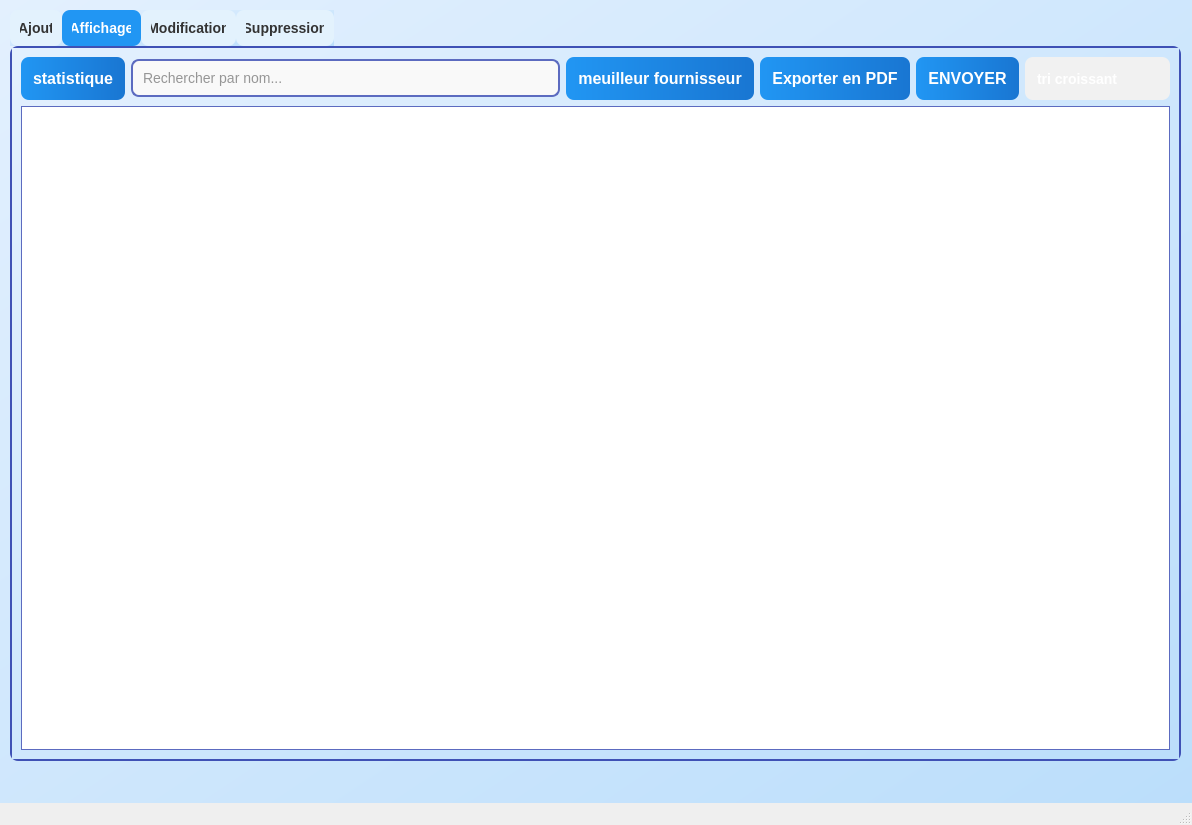
<?xml version="1.0" encoding="UTF-8"?>
<ui version="4.0">
 <class>MainWindowF</class>
 <widget class="QMainWindow" name="MainWindowF">
  <property name="geometry">
   <rect>
    <x>0</x>
    <y>0</y>
    <width>1192</width>
    <height>825</height>
   </rect>
  </property>
  <property name="windowTitle">
   <string>MainWindow</string>
  </property>
  <widget class="QWidget" name="centralwidget">
   <property name="styleSheet">
    <string notr="true">
       QWidget {
         background-color: qlineargradient(spread:pad, x1:0, y1:0, x2:1, y2:1, stop:0 #E3F0FE, stop:1 #BBDEFB);
         font-family: Arial, sans-serif;
         font-size: 14px;
       }

       QLineEdit {
         border: 2px solid #5c6bc0;
         border-radius: 8px;
         padding: 8px;
         background-color: #f9f9f9;
         color: #333;
         font-size: 14px;

       }

       QLineEdit:focus {
         border: 2px solid #3f51b5;
         background-color: #e8eaf6;

       }

       QPushButton {
         background: qlineargradient(spread:pad, x1:0, y1:0, x2:1, y2:0, stop:0 #2196F3, stop:1 #1976D2);
         color: white;
         border-radius: 8px;
         padding: 12px;
         font-size: 16px;
         font-weight: bold;
         border: none;


       }

       QPushButton:hover {
         background: #1976D2;

       }

       QPushButton:pressed {
         background: #0D47A1;

       }

       QPushButton:disabled {
         background: #BBDEFB;
         color: #757575;
         ;
       }

       QTabWidget::pane {
         border: 2px solid #3f51b5;
         border-radius: 8px;
         background: #ffffff;
       }

       QTabBar::tab {
         background: #e3f2fd;
         padding: 10px;
         border-radius: 8px 8px 0 0;
         color: #333;
         font-weight: bold;
       }

       QTabBar::tab:selected {
         background: #2196F3;
         color: white;
       }
       QTableView {
           border: 1px solid #5c6bc0;
           gridline-color: #5c6bc0;
           background-color: #ffffff;
           color: black;
           selection-background-color: #1976D2;
           selection-color: black; /* Texte en blanc quand sélectionné */
       }



       QComboBox {
         background-color: #f1f1f1;
         border: 2px solid #5c6bc0;
         border-radius: 8px;
         padding: 5px;
         font-size: 14px;
       }

       QTableWidget {
         border: 1px solid #5c6bc0;
         gridline-color: #5c6bc0;
         background-color: #ffffff;
       }

       QTableWidget::item {
         padding: 5px;
       }

       QTableWidget::item:selected {
         background-color: #1976D2;
         color: black;
       }
     </string>
   </property>
   <widget class="QTabWidget" name="tabWidget">
    <property name="geometry">
     <rect>
      <x>10</x>
      <y>10</y>
      <width>1171</width>
      <height>751</height>
     </rect>
    </property>
    <property name="styleSheet">
     <string notr="true"/>
    </property>
    <property name="currentIndex">
     <number>1</number>
    </property>
    <widget class="QWidget" name="tabAjout_2">
     <attribute name="title">
      <string>Ajout</string>
     </attribute>
     <layout class="QVBoxLayout" name="layoutAjout_3">
      <item>
       <layout class="QVBoxLayout" name="verticalLayout_5">
        <property name="sizeConstraint">
         <enum>QLayout::SizeConstraint::SetMaximumSize</enum>
        </property>
        <item>
         <layout class="QHBoxLayout" name="horizontalLayout_3">
          <property name="spacing">
           <number>5</number>
          </property>
          <item>
           <widget class="QPushButton" name="r1">
            <property name="maximumSize">
             <size>
              <width>70</width>
              <height>16777215</height>
             </size>
            </property>
            <property name="text">
             <string>retour</string>
            </property>
           </widget>
          </item>
          <item>
           <widget class="QLabel" name="label_8">
            <property name="maximumSize">
             <size>
              <width>16777215</width>
              <height>50</height>
             </size>
            </property>
            <property name="styleSheet">
             <string notr="true">font-size: 16pt;
color: rgb(0, 0, 0);
font-family: &quot;Arial Rounded MT&quot;</string>
            </property>
            <property name="text">
             <string>                                                    L'ajout D'un Fournisseur</string>
            </property>
           </widget>
          </item>
         </layout>
        </item>
        <item>
         <widget class="QLabel" name="label_9">
          <property name="maximumSize">
           <size>
            <width>16777215</width>
            <height>30</height>
           </size>
          </property>
          <property name="styleSheet">
           <string notr="true">color: rgb(31, 139, 231);</string>
          </property>
          <property name="text">
           <string>ID</string>
          </property>
         </widget>
        </item>
        <item>
         <widget class="QLineEdit" name="lineEdit_Id">
          <property name="maximumSize">
           <size>
            <width>16777215</width>
            <height>50</height>
           </size>
          </property>
          <property name="readOnly">
           <bool>false</bool>
          </property>
         </widget>
        </item>
        <item>
         <widget class="QLabel" name="label">
          <property name="maximumSize">
           <size>
            <width>16777215</width>
            <height>30</height>
           </size>
          </property>
          <property name="styleSheet">
           <string notr="true">color: rgb(31, 143, 235);</string>
          </property>
          <property name="text">
           <string>Nom</string>
          </property>
         </widget>
        </item>
        <item>
         <widget class="QLineEdit" name="lineEdit_Nom">
          <property name="maximumSize">
           <size>
            <width>16777215</width>
            <height>50</height>
           </size>
          </property>
         </widget>
        </item>
        <item>
         <widget class="QLabel" name="label_10">
          <property name="maximumSize">
           <size>
            <width>16777215</width>
            <height>30</height>
           </size>
          </property>
          <property name="styleSheet">
           <string notr="true">color: rgb(31, 143, 236);</string>
          </property>
          <property name="text">
           <string>num de télephone</string>
          </property>
         </widget>
        </item>
        <item>
         <widget class="QLineEdit" name="lineEdit_NumTel">
          <property name="maximumSize">
           <size>
            <width>16777215</width>
            <height>50</height>
           </size>
          </property>
         </widget>
        </item>
        <item>
         <widget class="QLabel" name="label_11">
          <property name="maximumSize">
           <size>
            <width>16777215</width>
            <height>30</height>
           </size>
          </property>
          <property name="styleSheet">
           <string notr="true">color: rgb(31, 143, 236);</string>
          </property>
          <property name="text">
           <string>type de service</string>
          </property>
         </widget>
        </item>
        <item>
         <widget class="QComboBox" name="comboBox_TypeService_2">
          <property name="maximumSize">
           <size>
            <width>16777215</width>
            <height>50</height>
           </size>
          </property>
          <property name="styleSheet">
           <string notr="true">
color: rgb(31, 141, 234);</string>
          </property>
          <item>
           <property name="text">
            <string/>
           </property>
          </item>
          <item>
           <property name="text">
            <string>Transporteur</string>
           </property>
          </item>
          <item>
           <property name="text">
            <string>logistique</string>
           </property>
          </item>
          <item>
           <property name="text">
            <string>informatique</string>
           </property>
          </item>
          <item>
           <property name="text">
            <string> maintenance et réparation</string>
           </property>
          </item>
          <item>
           <property name="text">
            <string>sécurité</string>
           </property>
          </item>
          <item>
           <property name="text">
            <string>Ressource Humaine et formation</string>
           </property>
          </item>
         </widget>
        </item>
        <item>
         <widget class="QPushButton" name="btnAjouter">
          <property name="text">
           <string>Ajouter</string>
          </property>
         </widget>
        </item>
       </layout>
      </item>
     </layout>
    </widget>
    <widget class="QWidget" name="tabAffichage_2">
     <attribute name="title">
      <string>Affichage</string>
     </attribute>
     <layout class="QVBoxLayout" name="verticalLayout_6">
      <item>
       <layout class="QHBoxLayout" name="horizontalLayout_4">
        <item>
         <widget class="QPushButton" name="btnStatistiques">
          <property name="text">
           <string>statistique</string>
          </property>
         </widget>
        </item>
        <item>
         <widget class="QLineEdit" name="btnRechercher">
          <property name="placeholderText">
           <string>Rechercher par nom...</string>
          </property>
         </widget>
        </item>
        <item>
         <widget class="QPushButton" name="btnMeilleurFournisseur">
          <property name="text">
           <string>meuilleur fournisseur</string>
          </property>
         </widget>
        </item>
        <item>
         <widget class="QPushButton" name="btnExporterPDF">
          <property name="text">
           <string>Exporter en PDF</string>
          </property>
         </widget>
        </item>
        <item>
         <widget class="QPushButton" name="btnEnvoyerSMS">
          <property name="text">
           <string>ENVOYER</string>
          </property>
         </widget>
        </item>
        <item>
         <widget class="QComboBox" name="comboBox_Tri">
          <property name="maximumSize">
           <size>
            <width>16777215</width>
            <height>70</height>
           </size>
          </property>
          <property name="styleSheet">
           <string notr="true">
              /* Fond dégradé bleu, coins arrondis et texte blanc */
              QComboBox#comboBox_Tri {
                background: qlineargradient(x1:0, y1:0, x2:1, y2:0,
                                            stop:0 #2196F3, stop:1 #1976D2);
                color: white;
                padding: 6px 12px;
                border: none;
                border-radius: 8px;
                font-weight: bold;
              }
              /* Suppression de la bordure gauche du dropdown */
              QComboBox#comboBox_Tri::drop-down {
                subcontrol-origin: padding;
                subcontrol-position: top right;
                width: 20px;
                border-left: none;
              }
              /* Style de la liste déroulante */
              QComboBox#comboBox_Tri QAbstractItemView {
                background: white;
                color: black;
                selection-background-color: #1976D2;
                selection-color: white;
              }
            </string>
          </property>
          <item>
           <property name="text">
            <string>tri croissant</string>
           </property>
          </item>
          <item>
           <property name="text">
            <string>tri décroissant</string>
           </property>
          </item>
         </widget>
        </item>
       </layout>
      </item>
      <item>
       <layout class="QVBoxLayout" name="chartLayout_2">
        <item>
         <widget class="QTableView" name="tableView_Fournisseurs">
          <property name="maximumSize">
           <size>
            <width>16777215</width>
            <height>16777215</height>
           </size>
          </property>
          <property name="iconSize">
           <size>
            <width>0</width>
            <height>0</height>
           </size>
          </property>
          <attribute name="horizontalHeaderMinimumSectionSize">
           <number>100</number>
          </attribute>
          <attribute name="horizontalHeaderDefaultSectionSize">
           <number>200</number>
          </attribute>
         </widget>
        </item>
       </layout>
      </item>
     </layout>
    </widget>
    <widget class="QWidget" name="tabModification_2">
     <attribute name="title">
      <string>Modification</string>
     </attribute>
     <widget class="QWidget" name="layoutWidget">
      <property name="geometry">
       <rect>
        <x>19</x>
        <y>17</y>
        <width>1031</width>
        <height>661</height>
       </rect>
      </property>
      <layout class="QVBoxLayout" name="verticalLayout_7">
       <property name="sizeConstraint">
        <enum>QLayout::SizeConstraint::SetMaximumSize</enum>
       </property>
       <item>
        <widget class="QLabel" name="label_13">
         <property name="maximumSize">
          <size>
           <width>16777215</width>
           <height>50</height>
          </size>
         </property>
         <property name="styleSheet">
          <string notr="true">font-size: 16pt;
color: rgb(0, 0, 0);
font-family: &quot;Arial Rounded MT&quot;</string>
         </property>
         <property name="text">
          <string>                                            Modification D'un Fournisseur</string>
         </property>
        </widget>
       </item>
       <item>
        <widget class="QLabel" name="label_14">
         <property name="maximumSize">
          <size>
           <width>16777215</width>
           <height>30</height>
          </size>
         </property>
         <property name="styleSheet">
          <string notr="true">color: rgb(31, 139, 231);</string>
         </property>
         <property name="text">
          <string>ID</string>
         </property>
        </widget>
       </item>
       <item>
        <widget class="QComboBox" name="comboBox_IdModif">
         <property name="maximumSize">
          <size>
           <width>16777215</width>
           <height>50</height>
          </size>
         </property>
         <property name="styleSheet">
          <string notr="true">color: rgb(31, 143, 236);</string>
         </property>
         <property name="currentIndex">
          <number>-1</number>
         </property>
        </widget>
       </item>
       <item>
        <widget class="QLabel" name="label_2">
         <property name="maximumSize">
          <size>
           <width>16777215</width>
           <height>30</height>
          </size>
         </property>
         <property name="styleSheet">
          <string notr="true">color: rgb(31, 143, 235);</string>
         </property>
         <property name="text">
          <string>Nom</string>
         </property>
        </widget>
       </item>
       <item>
        <widget class="QLineEdit" name="lineEdit_NomModif">
         <property name="maximumSize">
          <size>
           <width>16777215</width>
           <height>50</height>
          </size>
         </property>
        </widget>
       </item>
       <item>
        <widget class="QLabel" name="label_15">
         <property name="maximumSize">
          <size>
           <width>16777215</width>
           <height>30</height>
          </size>
         </property>
         <property name="styleSheet">
          <string notr="true">color: rgb(31, 143, 236);</string>
         </property>
         <property name="text">
          <string>num de télephone</string>
         </property>
        </widget>
       </item>
       <item>
        <widget class="QLineEdit" name="lineEdit_NumTelModif">
         <property name="maximumSize">
          <size>
           <width>16777215</width>
           <height>50</height>
          </size>
         </property>
        </widget>
       </item>
       <item>
        <widget class="QLabel" name="label_16">
         <property name="maximumSize">
          <size>
           <width>16777215</width>
           <height>30</height>
          </size>
         </property>
         <property name="styleSheet">
          <string notr="true">color: rgb(31, 143, 236);</string>
         </property>
         <property name="text">
          <string>type de service</string>
         </property>
        </widget>
       </item>
       <item>
        <widget class="QComboBox" name="comboBox_TypeServiceModif">
         <property name="maximumSize">
          <size>
           <width>16777215</width>
           <height>50</height>
          </size>
         </property>
         <property name="toolTipDuration">
          <number>1</number>
         </property>
         <property name="styleSheet">
          <string notr="true">
color: rgb(31, 143, 236);</string>
         </property>
         <item>
          <property name="text">
           <string/>
          </property>
         </item>
         <item>
          <property name="text">
           <string>Transporteur</string>
          </property>
         </item>
         <item>
          <property name="text">
           <string>logistique</string>
          </property>
         </item>
         <item>
          <property name="text">
           <string>informatique</string>
          </property>
         </item>
         <item>
          <property name="text">
           <string>sécurité</string>
          </property>
         </item>
         <item>
          <property name="text">
           <string> maintenance et réparation</string>
          </property>
         </item>
         <item>
          <property name="text">
           <string>Ressource Humaine et formation</string>
          </property>
         </item>
        </widget>
       </item>
       <item>
        <widget class="QPushButton" name="btnModifier">
         <property name="text">
          <string>modifier</string>
         </property>
        </widget>
       </item>
      </layout>
     </widget>
    </widget>
    <widget class="QWidget" name="tabSuppression_2">
     <attribute name="title">
      <string>Suppression</string>
     </attribute>
     <layout class="QVBoxLayout" name="layoutAjout_4">
      <item>
       <layout class="QVBoxLayout" name="verticalLayout_8">
        <property name="sizeConstraint">
         <enum>QLayout::SizeConstraint::SetMaximumSize</enum>
        </property>
        <item>
         <widget class="QLabel" name="label_12">
          <property name="maximumSize">
           <size>
            <width>16777215</width>
            <height>30</height>
           </size>
          </property>
          <property name="styleSheet">
           <string notr="true">color: rgb(31, 143, 236);
</string>
          </property>
          <property name="text">
           <string>ID</string>
          </property>
         </widget>
        </item>
        <item>
         <widget class="QLineEdit" name="lineEdit_SuppID">
          <property name="maximumSize">
           <size>
            <width>16777215</width>
            <height>50</height>
           </size>
          </property>
         </widget>
        </item>
        <item>
         <widget class="QPushButton" name="btnSupprimer">
          <property name="text">
           <string>Supprimer</string>
          </property>
         </widget>
        </item>
       </layout>
      </item>
     </layout>
    </widget>
   </widget>
  </widget>
  <widget class="QMenuBar" name="menubar">
   <property name="geometry">
    <rect>
     <x>0</x>
     <y>0</y>
     <width>1192</width>
     <height>26</height>
    </rect>
   </property>
  </widget>
  <widget class="QStatusBar" name="statusbar"/>
 </widget>
 <resources/>
 <connections/>
</ui>
